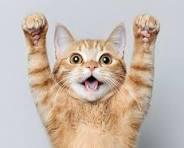
#> input picture src/chapter2/cat.jpg, 184 x 148 px
$ python rotateimage-26.py
#> lines starting #> are read from the running program, lines starting #| are printed output that depends on the picture
from PIL import Image
import matplotlib.pyplot as plt
import numpy as np

# Load the image (Pillow uses RGB by default)
image = Image.open('cat.jpg').convert('RGB')
#> image is the input picture: PIL image 184x148 RGB; mean R, G, B 198.9, 184.3, 173.2

# Rotate 90 degrees clockwise
rotated = image.rotate(-90, expand=True)  # Negative = clockwise
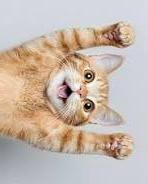
#> rotated: PIL image 148x184 RGB; mean R, G, B 198.9, 184.3, 173.2

# Convert to NumPy array for matplotlib display
rotated_array = np.array(rotated)

# Display
plt.imshow(rotated_array)
plt.title("Rotated 90°")
plt.axis('off')
plt.show()
